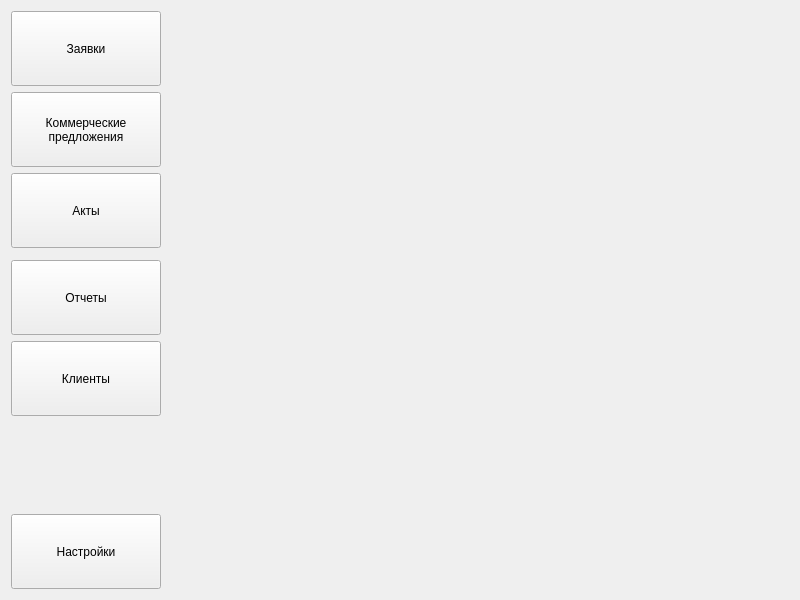
<?xml version="1.0" encoding="UTF-8"?>
<ui version="4.0">
 <class>MainWidget</class>
 <widget class="QWidget" name="MainWidget">
  <property name="geometry">
   <rect>
    <x>0</x>
    <y>0</y>
    <width>800</width>
    <height>600</height>
   </rect>
  </property>
  <property name="windowTitle">
   <string>Form</string>
  </property>
  <layout class="QGridLayout" name="gridLayout">
   <item row="4" column="0">
    <widget class="QPushButton" name="otchButton">
     <property name="minimumSize">
      <size>
       <width>150</width>
       <height>75</height>
      </size>
     </property>
     <property name="maximumSize">
      <size>
       <width>150</width>
       <height>75</height>
      </size>
     </property>
     <property name="text">
      <string>Отчеты</string>
     </property>
    </widget>
   </item>
   <item row="0" column="1" rowspan="8">
    <widget class="QStackedWidget" name="stackedWidget">
     <property name="currentIndex">
      <number>5</number>
     </property>
     <widget class="ActTab" name="ActWidget">
      <property name="sizePolicy">
       <sizepolicy hsizetype="Expanding" vsizetype="Expanding">
        <horstretch>0</horstretch>
        <verstretch>0</verstretch>
       </sizepolicy>
      </property>
     </widget>
     <widget class="PredTab" name="PredWidget">
      <property name="sizePolicy">
       <sizepolicy hsizetype="Expanding" vsizetype="Expanding">
        <horstretch>0</horstretch>
        <verstretch>0</verstretch>
       </sizepolicy>
      </property>
     </widget>
     <widget class="ZayTab" name="ZayWidget">
      <property name="sizePolicy">
       <sizepolicy hsizetype="Expanding" vsizetype="Expanding">
        <horstretch>0</horstretch>
        <verstretch>0</verstretch>
       </sizepolicy>
      </property>
     </widget>
     <widget class="ClientTab" name="ClientWidget"/>
     <widget class="OtchTab" name="OtchWidget"/>
     <widget class="NastrTab" name="NastrWidget"/>
    </widget>
   </item>
   <item row="1" column="0">
    <widget class="QPushButton" name="commButton">
     <property name="minimumSize">
      <size>
       <width>150</width>
       <height>75</height>
      </size>
     </property>
     <property name="maximumSize">
      <size>
       <width>150</width>
       <height>75</height>
      </size>
     </property>
     <property name="text">
      <string>Коммерческие
предложения</string>
     </property>
    </widget>
   </item>
   <item row="0" column="0">
    <widget class="QPushButton" name="zayButton">
     <property name="minimumSize">
      <size>
       <width>150</width>
       <height>75</height>
      </size>
     </property>
     <property name="maximumSize">
      <size>
       <width>150</width>
       <height>75</height>
      </size>
     </property>
     <property name="text">
      <string>Заявки</string>
     </property>
    </widget>
   </item>
   <item row="6" column="0">
    <spacer name="verticalSpacer">
     <property name="orientation">
      <enum>Qt::Vertical</enum>
     </property>
     <property name="sizeHint" stdset="0">
      <size>
       <width>20</width>
       <height>93</height>
      </size>
     </property>
    </spacer>
   </item>
   <item row="7" column="0">
    <widget class="QPushButton" name="nastrButton">
     <property name="minimumSize">
      <size>
       <width>150</width>
       <height>75</height>
      </size>
     </property>
     <property name="maximumSize">
      <size>
       <width>150</width>
       <height>75</height>
      </size>
     </property>
     <property name="text">
      <string>Настройки</string>
     </property>
    </widget>
   </item>
   <item row="2" column="0">
    <widget class="QPushButton" name="actButton">
     <property name="minimumSize">
      <size>
       <width>150</width>
       <height>75</height>
      </size>
     </property>
     <property name="maximumSize">
      <size>
       <width>150</width>
       <height>75</height>
      </size>
     </property>
     <property name="text">
      <string>Акты</string>
     </property>
    </widget>
   </item>
   <item row="5" column="0">
    <widget class="QPushButton" name="clientButton">
     <property name="minimumSize">
      <size>
       <width>150</width>
       <height>75</height>
      </size>
     </property>
     <property name="maximumSize">
      <size>
       <width>150</width>
       <height>75</height>
      </size>
     </property>
     <property name="text">
      <string>Клиенты</string>
     </property>
    </widget>
   </item>
  </layout>
 </widget>
 <customwidgets>
  <customwidget>
   <class>ActTab</class>
   <extends>QWidget</extends>
   <header>actwidget.h</header>
   <container>1</container>
  </customwidget>
  <customwidget>
   <class>ZayTab</class>
   <extends>QWidget</extends>
   <header>zaywidget.h</header>
   <container>1</container>
  </customwidget>
  <customwidget>
   <class>PredTab</class>
   <extends>QWidget</extends>
   <header>predwidget.h</header>
   <container>1</container>
  </customwidget>
  <customwidget>
   <class>ClientTab</class>
   <extends>QWidget</extends>
   <header>clientwidget.h</header>
   <container>1</container>
  </customwidget>
  <customwidget>
   <class>OtchTab</class>
   <extends>QWidget</extends>
   <header>otchwidget.h</header>
   <container>1</container>
  </customwidget>
  <customwidget>
   <class>NastrTab</class>
   <extends>QWidget</extends>
   <header>nastrwidget.h</header>
   <container>1</container>
  </customwidget>
 </customwidgets>
 <resources/>
 <connections/>
</ui>
